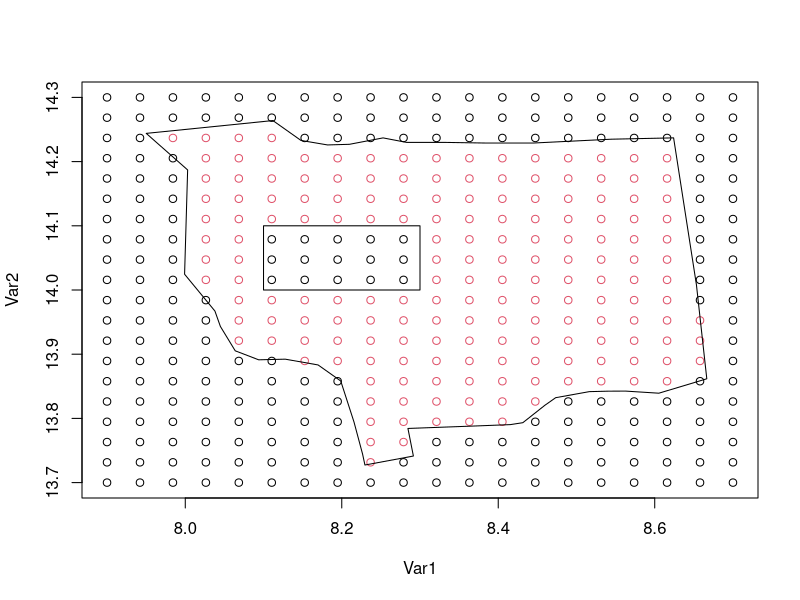

The R source for this figure: (Note: this script raises an error after producing the figure.)
# Test for interior points
 library(mgcv)
 
 data(columb.polys)
 x <- seq(7.9,8.7,length=20)
 y <- seq(13.7,14.3,length=20)
 gr <- as.matrix(expand.grid(x,y))
 bnd <- columb.polys[[2]]
 inside <- in.out(bnd,gr)
 plot(gr,col=inside+1)
 lines(bnd)
 
 # in.out calculation from mgcv package
 t0 <- proc.time()
 bnd <- columb.polys[[2]]
 bnd <- bnd[1:47,]
 n <- nrow(bnd)
 #bnd <- bnd[n:1,]
 in.out(bnd,pts)
 proc.time()-t0
 
 
 # My calculation (1)
 t0 <- proc.time()
 bnd <- columb.polys[[2]]
 bnd <- bnd[1:47,]
 n <- nrow(bnd)
 bnd <- bnd[n:1,]
 
 b2 <- as.matrix(dist(bnd))[cbind(2:n,1:(n-1))]^2
 dists2 <- sapply(1:nrow(pts),function(i) apply((t(bnd)-pts[i,])^2,2,sum) ) ## Problem
 vec.x  <- sapply(1:nrow(pts),function(i) sapply(1:n, function(j) bnd[j,1]-pts[i,1]))
 vec.y  <- sapply(1:nrow(pts),function(i) sapply(1:n, function(j) bnd[j,2]-pts[i,2]))
 betas <- acos((dists2[-1,] + dists2[-n,] - b2)/(2*sqrt(dists2[-1,]*dists2[-n,])) )
 betas <- betas - 2*pi*(betas>pi)
 signs <- vec.y[-n,]*(vec.x[-1,]-vec.x[-n,]) - vec.x[-n,]*(vec.y[-1,]-vec.y[-n,])
 signs2 <- signs/abs(signs)
 betas <- betas*signs2
 sums <- zapsmall(apply(betas,2,sum ))
 table(sums)
 proc.time()-t0
 
 # My calculation (2)
 t0 <- proc.time()
 bnd <- columb.polys[[2]]
 bnd <- bnd[1:47,]
 n <- nrow(bnd)
 #bnd <- bnd[n:1,]
 #xp <- pts[,1]
 #yp <- pts[,2]
 diffx <- outer(bnd[,1],pts[,1],get("-"))
 diffy <- outer(bnd[,2],pts[,2],get("-"))
 norms <- sqrt((diffx[-n,]^2+diffy[-n,]^2)*(diffx[-1,]^2+diffy[-1,]^2))
 mats <- diffy[-n,]*diffx[-1,]-diffy[-1,]*diffx[-n,]
 matc <- ((diffx[-1,]^2+diffy[-1,]^2) + (diffx[-n,]^2+diffy[-n,]^2) - ((diffx[-1,]-diffx[-n,])^2+(diffy[-1,]-diffy[-n,])^2))/2
 matc2 <- (diffx[-1,]*diffy[-1,]+diffx[-n,]*diffy[-n,])
 #mat2 <- asin(mats/norms)
 mat2 <- acos(matc/norms)*sign(asin(mats/norms))
 sums2 <- zapsmall(apply(mat2,2,sum))
 table(sums2)
 proc.time()-t0
 
 bad <- ifelse(sums2>0 & sums2 < 6.28,1,0)
 plot(pts,col=bad+1)
 lines(bnd)
 
 # Obtuse angles are the problem
 plot(rbind(bnd[11:12,],pts[200,]),col=c("black","black","green"),pch=19,xlim=c(8.6,8.9),ylim=c(13.9,14.1))
 lines(bnd[10:13,])
 mat3[,200]
 # Look at pt 200 between vertices 11 and 12.
 x0 <- pts[200,1]
 y0 <- pts[200,2]
 x1 <- bnd[11,1]-x0
 y1 <- bnd[11,2]-y0
 x2 <- bnd[12,1]-x0
 y2 <- bnd[12,2]-y0
 
 asin((x1*y2-x2*y1)/sqrt((x1^2+y1^2)*(x2^2+y2^2)))
 asin((y1*(x2-x1) - x1*(y2-y1))/sqrt((x1^2+y1^2)*(x2^2+y2^2)))
 (x1*y2-x2*y1)/sqrt((x1^2+y1^2)*(x2^2+y2^2))
 acos(((x2^2+y2^2) + (x1^2+y1^2) - ((x2-x1)^2+(y2-y1)^2))/(2*sqrt((x1^2+y1^2)*(x2^2+y2^2))) )
 
 
# End script
 